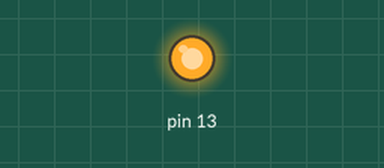
Bench run of a sketch on a simulated Arduino Uno, built with avr-gcc and run on an emulated ATmega328P. Parts: output pins drawn as LEDs (lit = HIGH).

Above: at 0.1 s.
At 14.1 s:
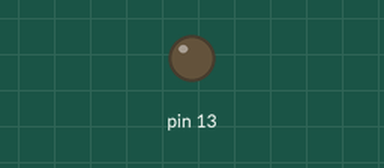
Timing chart, 0 to 15.6 s (numbered marks = the images above):
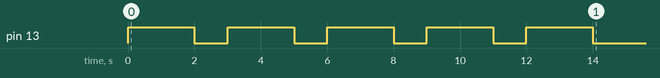

The sketch:

EX1.2.ino
```cpp
void setup() {
  // put your setup code here, to run once:
  pinMode(13, OUTPUT);
  for(char a=0;a<5;a=a+1)
  {
    digitalWrite(13, HIGH);
    delay(2000);
    digitalWrite(13, LOW);
    delay(1000);
  }
}

void loop() {
  // put your main code here, to run repeatedly:

}
```
